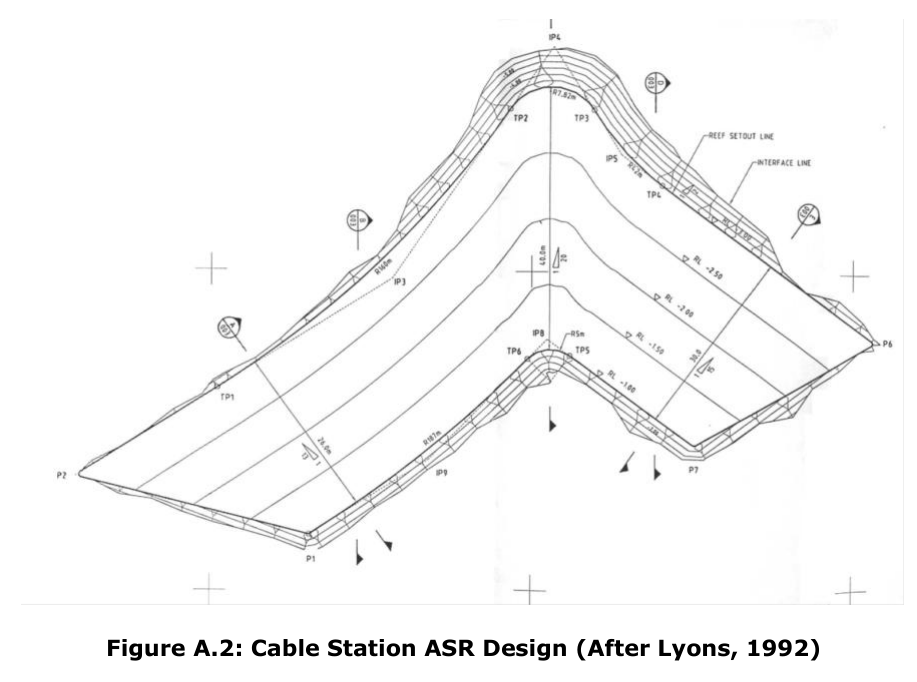
#> input picture 03_images/reefs/cables-reef-wa/cables-reef-wa_p8-figA2-design-lyons-1992_1992.png, 917 x 682 px, found by its file name
$ python trace_a2.py
#> lines starting #> are read from the running program, lines starting #| are printed output that depends on the picture; after the words box and inside, x2 and y2 are one past the last pixel; in counts of white or black regions, pixels touching at a corner belong together
"""cables-reef-wa: trace of Blacka et al. (2013) Fig A.2 (Lyons 1992 design plan), registry cables-reef-wa-img-26.
Produces scripts/a2_trace.json: outer silhouette (interface line), design-ramp polygon (set-out line + crest line), scale evidence.
Run from the shape folder: python3 scripts/trace_a2.py   (numpy, scipy, skimage, shapely, PIL only)"""
import json, numpy as np
from PIL import Image
from scipy import ndimage as ndi
from skimage import measure
from shapely.geometry import Polygon
A2 = '../../../03_images/reefs/cables-reef-wa/cables-reef-wa_p8-figA2-design-lyons-1992_1992.png'
a = np.array(Image.open(A2).convert('L')).astype(float)
H, W = a.shape
#> H = 682; W = 917
# --- 1. silhouette of the drawn structure = outer foot ('interface line')
m = a < 215; m[620:, :] = False                    # rows >= 620 hold the caption
#> after `m = a < 215`:
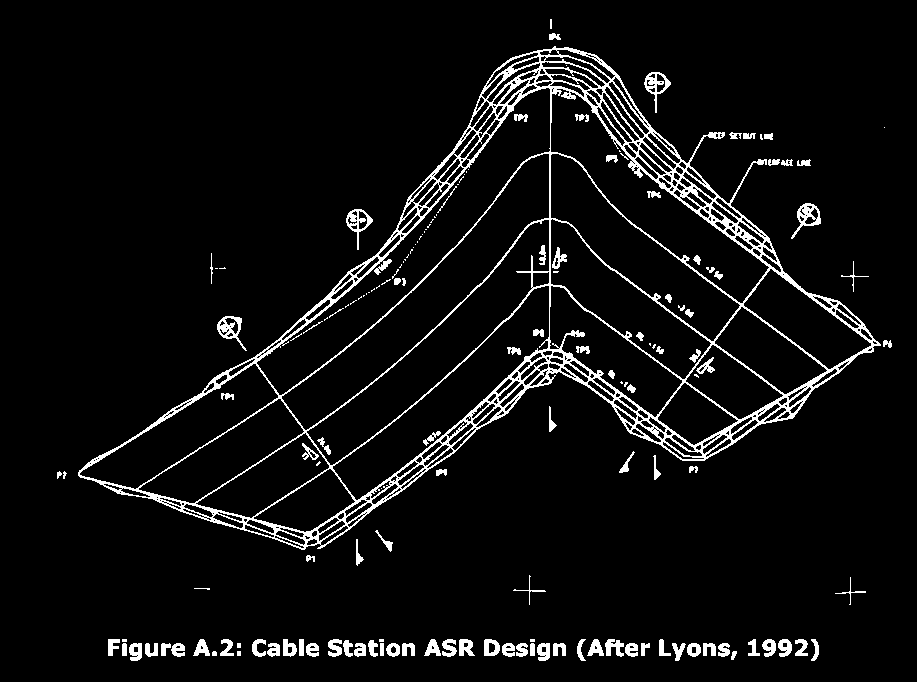
#> m: shape (682, 917) bool; 5.8% white in thin lines or dots, all inside (x1, y1, x2, y2) = (57, 19, 892, 661)
#> after `m[620:, :] = False`:
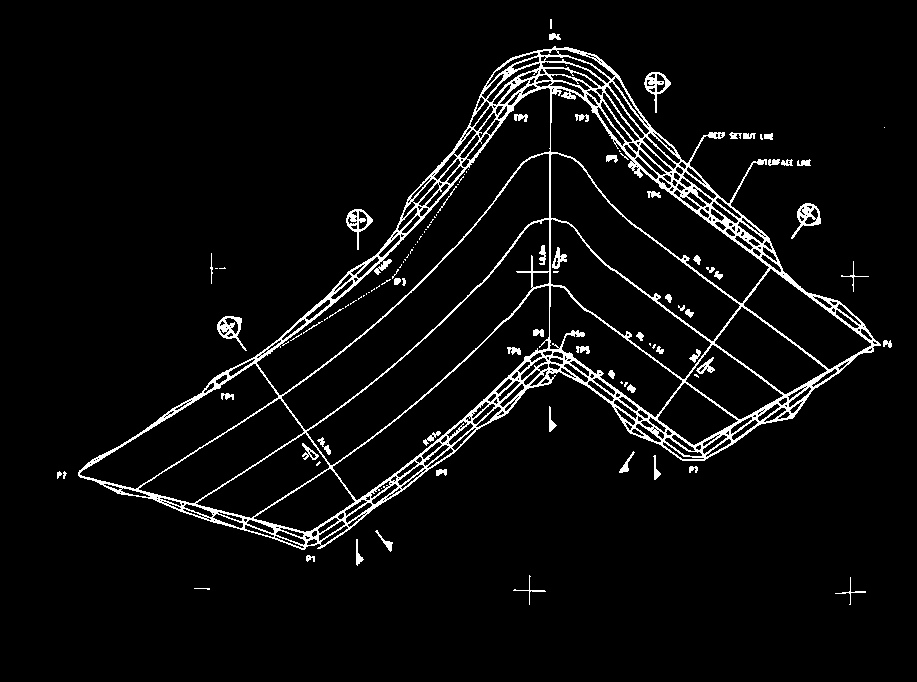
#> m: shape (682, 917) bool; 4.9% white in thin lines or dots, all inside (x1, y1, x2, y2) = (57, 19, 892, 605)
m = ndi.binary_closing(m, structure=np.ones((5, 5)))
#> m: shape (682, 917) bool; 8.1% white; 52 white regions (20 under 20 px), largest, box (x1, y1, x2, y2) and area: (78, 46, 892, 550) 46590, (217, 316, 247, 351) 499, (791, 203, 821, 239) 468
lab, n = ndi.label(m); s = ndi.sum(m, lab, range(1, n + 1)); mm = ndi.binary_fill_holes(lab == 1 + int(np.argmax(s)))
#> after `lab, n = ndi.label(m)`:
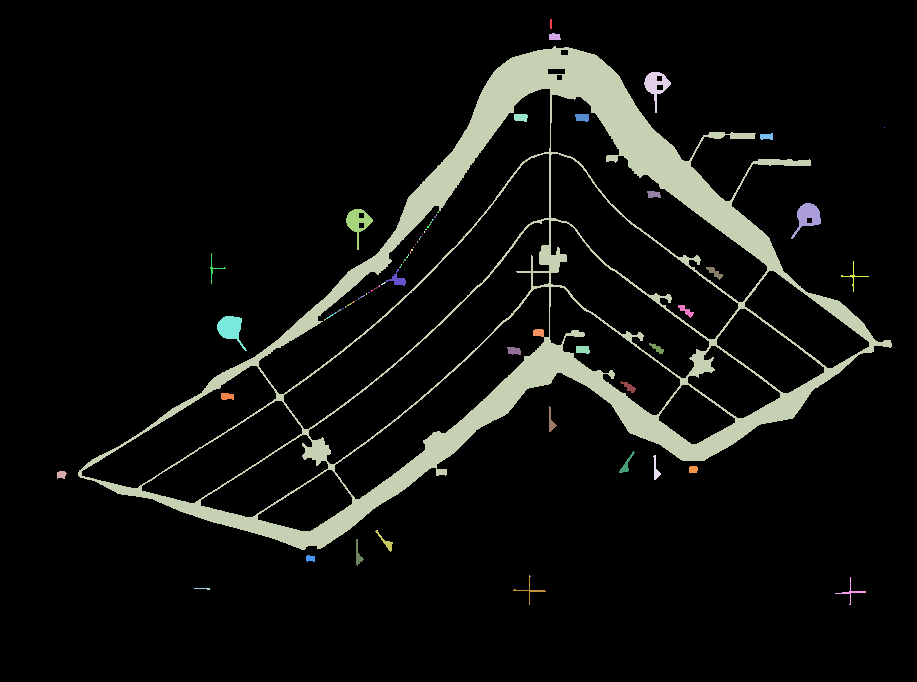
#> lab: shape (682, 917) int32; 74 distinct labels, from 0 to 73; one colour per label, 0 black
#> after `lab, n = ndi.label(m)`: n = 73
#> after `s = ndi.sum(m, lab, range(1, n + 1))`: s = 73 values, max 46510 at index 2, min 1 at index 6, mean 693.6
#> after `mm = ndi.binary_fill_holes(lab == 1 + int(np.argmax(s)))`: mm: shape (682, 917) bool; 27.9% white; 1 white region, box (x1, y1, x2, y2) and area: (78, 46, 892, 550) 174394
mo = ndi.binary_opening(mm, structure=np.ones((11, 11)))
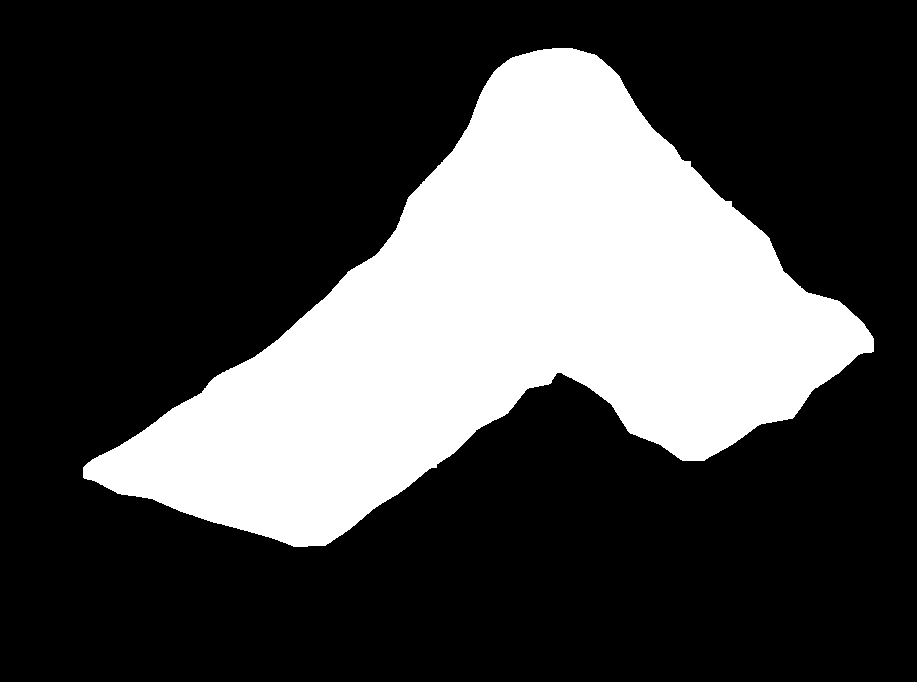
#> mo: shape (682, 917) bool; 27.7% white; 1 white region, box (x1, y1, x2, y2) and area: (83, 48, 874, 547) 173390
lab, n = ndi.label(mo); s = ndi.sum(mo, lab, range(1, n + 1)); sil = lab == 1 + int(np.argmax(s))
#> after `lab, n = ndi.label(mo)`: n = 1
#> after `s = ndi.sum(mo, lab, range(1, n + 1))`: s = [173390]
sil = ndi.binary_erosion(sil, iterations=1)         # undo ~1 px of outward bias of the closing
#> sil: shape (682, 917) bool; 27.4% white; 1 white region, box (x1, y1, x2, y2) and area: (84, 49, 873, 546) 171619
# --- 2. ramp region = silhouette minus the densely hatched rock bands
dens = ndi.uniform_filter((a < 200).astype(float), size=11)
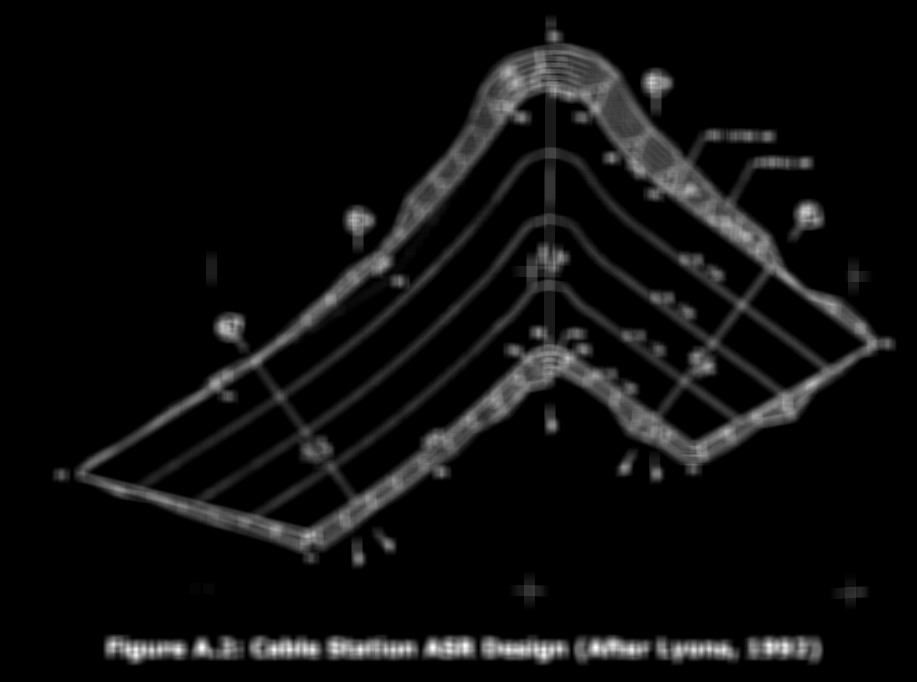
#> dens: shape (682, 917) float64; min -2.3e-15, max 0.876, mean 0.0481; drawn with min black and max white
band = ndi.binary_closing((dens > 0.22) & sil, structure=np.ones((7, 7)))
#> band: shape (682, 917) bool; 7% white; 24 white regions (3 under 20 px), largest, box (x1, y1, x2, y2) and area: (84, 49, 873, 546) 40042, (527, 244, 568, 292) 908, (690, 350, 715, 375) 488
ramp = ndi.binary_opening(sil & ~band, structure=np.ones((9, 9)))
#> ramp: shape (682, 917) bool; 20.3% white; 2 white regions, box (x1, y1, x2, y2) and area: (90, 93, 863, 529) 126946, (478, 114, 490, 128) 159
lab, n = ndi.label(ramp); s = ndi.sum(ramp, lab, range(1, n + 1)); ramp = lab == 1 + int(np.argmax(s))
#> after `lab, n = ndi.label(ramp)`:
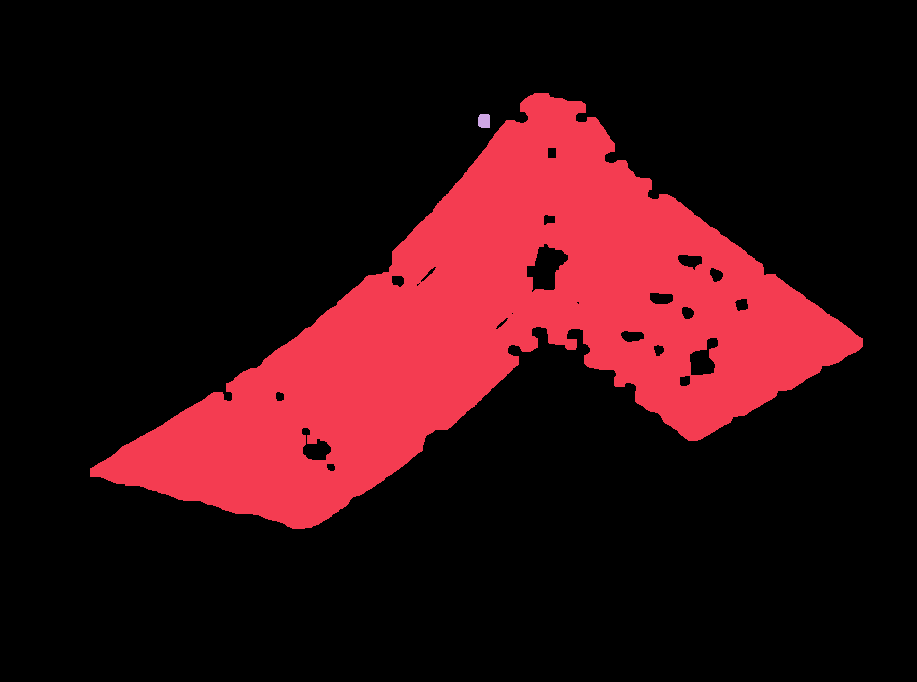
#> lab: shape (682, 917) int32; 3 distinct labels, from 0 to 2; one colour per label, 0 black
#> after `lab, n = ndi.label(ramp)`: n = 2
#> after `s = ndi.sum(ramp, lab, range(1, n + 1))`: s = [126946, 159]
#> after `ramp = lab == 1 + int(np.argmax(s))`: ramp: shape (682, 917) bool; 20.3% white; 1 white region, box (x1, y1, x2, y2) and area: (90, 93, 863, 529) 126946
ramp = ndi.binary_closing(ramp, structure=np.ones((25, 25)))      # label text / leaders notch the edge: close them
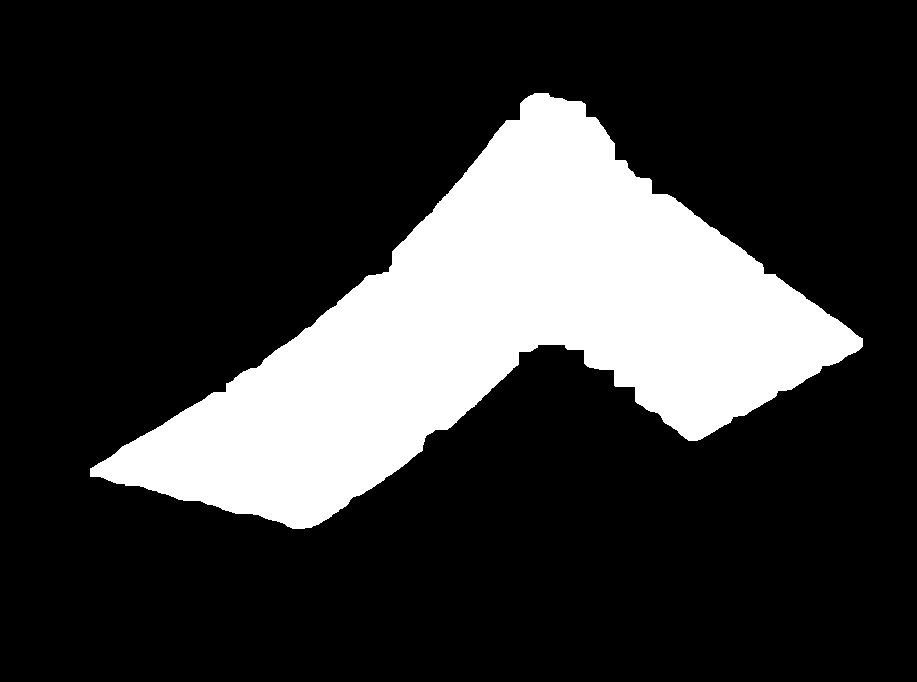
#> ramp: shape (682, 917) bool; 21.1% white; 1 white region, box (x1, y1, x2, y2) and area: (90, 93, 863, 529) 131860
ramp = ndi.binary_fill_holes(ramp)
def contour_poly(mask, tol):
#> called with tol = 0.8
    c = max(measure.find_contours(mask.astype(float), 0.5), key=len)
#> c = 2749 pairs, first value 48.5 to 545.5, second value 83.5 to 872.5
    return Polygon([(float(x) + 0.5, float(y) + 0.5) for y, x in c]).simplify(tol)
P_sil = contour_poly(sil, 0.8); P_ramp = contour_poly(ramp, 0.8)
# --- 3. scale evidence (px per metre, native px of the 917 x 682 raster)
ev = {
 "transect_left_26.0m": {"px": [[257, 360], [355, 500]], "label_m": 26.0},
 "transect_right_30.0m": {"px": [[767, 268], [652, 425]], "label_m": 30.0},
}
for k, v in ev.items():
    (x0, y0), (x1, y1) = v['px']; v['len_px'] = round(float(np.hypot(x1 - x0, y1 - y0)), 1); v['px_per_m'] = round(v['len_px'] / v['label_m'], 3)
# centreline x=560 : dark-line rows (set-out inner band edge, RL -2.5, -2.0, -1.5, crest edge RL -1.0)
col = a[:, 560]; rows = [y for y in range(1, H - 1) if col[y] < 200 and col[y] <= col[y - 1] and col[y] <= col[y + 1]]
#> after `col = a[:, 560]`: col = 682 values, max 255 at index 0, min 0 at index 644, mean 246.5
#> after `rows = [y for y in range(1, H - 1) if col[y] < 200 and col[y] <= col[y`: rows = [38, 49, 55, 61, 68, 74, 80, 87, 91, 154, 221, 260, 286, 348, 351, 358, 365, 368, 371, 644, 645]
g = []
for y in rows:
    if g and y - g[-1][-1] <= 3: g[-1].append(y)
    else: g.append([y])
#> this loop made 21 passes
#> y on passes 1 to 12: 38, 49, 55, 61, 68, 74, 80, 87, 91, 154, 221, 260
#> after the loop, g = [[38], [49], [55], [61], [68], [74], [80], [87], [91], [154], [221], [260], [286], [348, 351], [358], [365, 368, 371], [644, 645]]
cl_all = [round(float(np.mean(t)), 1) for t in g if 80 < np.mean(t) < 360]
#> cl_all = [87, 91, 154, 221, 260, 286, 349.5, 358]
ev['centreline_x560_rows_all_dark_minima'] = cl_all
cl = [91.0, 154.0, 221.0, 286.0, 349.5]   # picked by eye from cl_all: set-out edge (RL -3.0), RL -2.5, -2.0, -1.5, crest edge (RL -1.0); 87, 260, 358 are hatch / label lines
ev['centreline_x560_rows_used'] = cl
sp = np.diff(cl[1:5])      # RL -2.5 -> -2.0 -> -1.5 -> -1.0 (3 intervals)
ev['contour_spacing_px_mean'] = round(float(np.mean(sp)), 2)
ev['contour_spacing_px_per_m_if_1in20_0.5m'] = round(float(np.mean(sp)) / 10.0, 3)
ev['dim_40.0m_from_to_rows'] = [cl[0], cl[-1]]; ev['dim_40.0m_px_per_m'] = round((cl[-1] - cl[0]) / 40.0, 3)   # 1:20 over 2 m (RL -3.0 to -1.0) = 40 m, matches the printed 40.0 m
vals = [ev['transect_left_26.0m']['px_per_m'], ev['transect_right_30.0m']['px_per_m'], ev['contour_spacing_px_per_m_if_1in20_0.5m'], ev['dim_40.0m_px_per_m']]
#> vals = [6.57, 6.49, 6.52, 6.46]
ev['scale_mean_px_per_m'] = round(float(np.mean(vals)), 3); ev['scale_sd'] = round(float(np.std(vals, ddof=1)), 3)
out = {"image": A2.split('/')[-1], "image_size": [W, H], "silhouette_px": [list(map(float, p)) for p in list(P_sil.exterior.coords)[:-1]],
       "ramp_px": [list(map(float, p)) for p in list(P_ramp.exterior.coords)[:-1]], "scale_evidence": ev,
       "silhouette_area_px2": P_sil.area, "ramp_area_px2": P_ramp.area, "silhouette_bounds_px": P_sil.bounds}
json.dump(out, open('scripts/a2_trace.json', 'w'))
print(len(out['silhouette_px']), len(out['ramp_px']), P_sil.bounds, round(P_sil.area), round(P_ramp.area))
#| 111 208 (84.0, 49.0, 873.0, 546.0) 171576 131920
print(json.dumps({k: v for k, v in ev.items()}, indent=0)[:900])
#> (printed output is left out)
